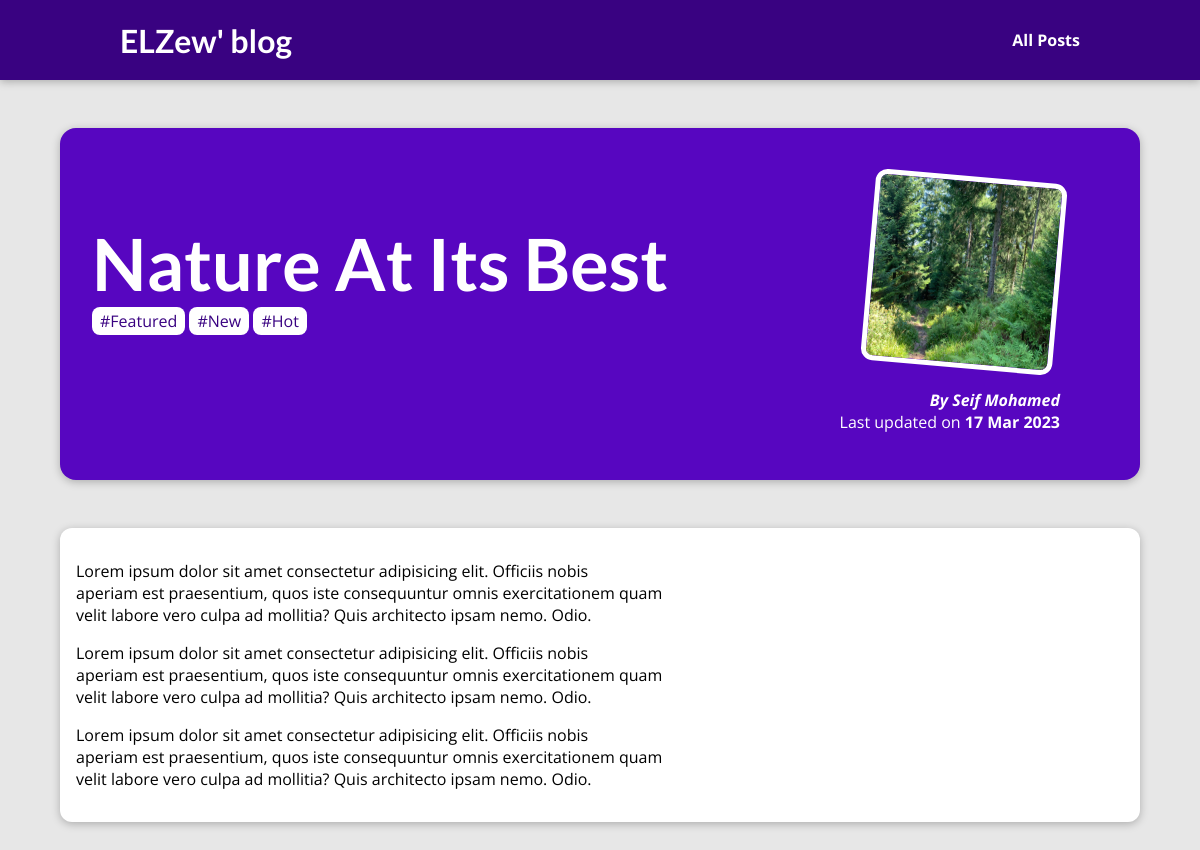
Screenshot of /post/nature-at-its-best with the database file from the repository.
### blog/models.py (models this page shows, shortened)
class Post(models.Model):
    title = models.CharField(max_length=150)
    excerpt = models.CharField(max_length=200)
    image = models.ImageField(upload_to='posts', null=True)
    date = models.DateTimeField(auto_now=True)
    slug = models.SlugField(default="", null=False, db_index=True)
    content = models.TextField(validators=[MinLengthValidator(25)])
    author = models.ForeignKey(Author, on_delete=models.SET_NULL, related_name='posts', null=True)
    tags = models.ManyToManyField(Tag)

class Tag(models.Model):
    caption = models.CharField(max_length=20)

class Author(models.Model):
    first_name = models.CharField(max_length=50)
    last_name = models.CharField(max_length=50)
    email = models.EmailField()
    def full_name(self):
        return self.first_name + ' ' + self.last_name

### blog/views.py (the view)
# urls.py: path('post/<slug:slug>', views.SelectedPostView.as_view(), name='selected_post'),
class SelectedPostView(DetailView):
    model = Post
    template_name = 'blog/selected-post.html'

### blog/templates/blog/selected-post.html (shortened to what this page needs)
{% extends "base.html" %}
{% load static %}
{% block css_files %}
    <link rel="stylesheet" href="{% static "blog/selected-post.css" %}">
{% endblock %}
{% block body %}
    <section id="summary">
        <h2>{{ post.title }}</h2>
        <div>
            {% for tag in post.tags.all %}
                <span class="tag">#{{ tag.caption }}</span>
            {% endfor %}
        </div>
        <article>
            <img src="{{ post.image.url }}" alt="{{ post.title }}">
            <address>By <a href="mailto:{{ post.author.email }}">{{ post.author.full_name }}</a></address>
            <div>Last updated on
                <time>{{ post.date |date:"d M Y" }}</time>
            </div>
        </article>
    </section>
    <main>
        <p>{{ post.content |linebreaks }}</p>
    </main>
{% endblock %}

### templates/base.html (shortened to what this page needs)
{% load static %}
<!doctype html>
<html lang="en">
<head>
    <link rel="stylesheet" href=" {% static "app.css" %}">
    {% block css_files %}{% endblock %}
</head>
<body>
<header id="main-navigation">
    <h1><a href="{% url "index" %}">ELZew' blog</a></h1>
    <nav>
        <a href="{% url "all-posts" %}">All Posts</a>
    </nav>
</header>
{% block body %}
{% endblock %}
</body>
</html>

### static/app.css (style rules this page uses)
* { box-sizing: border-box; }
html { font-family: 'Open Sans', 'Lato', sans-serif; }
body { margin: 0; }
h1, h2, h3 { font-family: 'Lato', sans-serif; font-weight: bold; }
#main-navigation { width: 100%; height: 5rem; display: flex; justify-content: space-between; align-items: center; padding: 0 10%; position: absolute; top: 0; left: 0; }
#main-navigation a { text-decoration: none; color: white; font-weight: bold; }

### blog/static/blog/selected-post.css (style rules this page uses)
body { background-color: #e7e7e7; }
#main-navigation { background-color: #390281; box-shadow: 0 2px 8px rgba(0, 0, 0, 0.25); }
#summary { margin: 8rem auto 3rem auto; padding: 2rem; width: 90%; max-width: 90rem; border-radius: 16px; background-color: #5706c0; position: relative; box-shadow: 0 2px 8px rgba(0, 0, 0, 0.25); height: 22rem; }
#summary h2 { color: white; font-size: 4.5rem; margin-bottom: 0.25rem; }
#summary article { position: absolute; top: 2rem; right: 3rem; padding: 1rem 2rem; border-radius: 12px; text-align: right; color: white; }
#summary article img { width: 12rem; height: 12rem; border-radius: 12px; transform: rotateZ(5deg); border: 5px solid white; margin-bottom: 1rem; }
#summary address { font-weight: bold; }
#summary a { color: white; text-decoration: none; }
#summary time { font-weight: bold; }
main { width: 90%; max-width: 90rem; margin: 3rem auto; background-color: white; padding: 1rem; border-radius: 12px; box-shadow: 0 2px 8px rgba(0, 0, 0, 0.25); }
.tag { background-color: white; color: #390281; padding: 0.2rem 0.5rem; border-radius: 8px; }

### rows the page displays
Post: title "Nature At Its Best", image (picture), author.full_name "Seif Mohamed", date "17 Mar 2023", content "Lorem ipsum dolor sit amet consectetur adipisicing elit. Officiis nobis aperiam est praesentium, quos iste consequuntur omnis exercitationem quam velit labore vero culpa ad mollitia? Quis architecto ipsam nemo. Odio. Lorem ipsum dolor sit amet consectetur adipisicing elit. Officiis nobis aperiam est praesentium, quos iste consequuntur omnis exercitationem quam velit labore vero culpa ad mollitia? Quis architecto ipsam nemo. Odio. Lorem ipsum dolor sit amet consectetur adipisicing elit. Officiis nobis aperiam est praesentium, quos iste consequuntur omnis exercitationem quam velit labore vero culpa ad mollitia? Quis architecto ipsam nemo. Odio."
Tag: caption "Featured"
Tag: caption "New"
Tag: caption "Hot"
